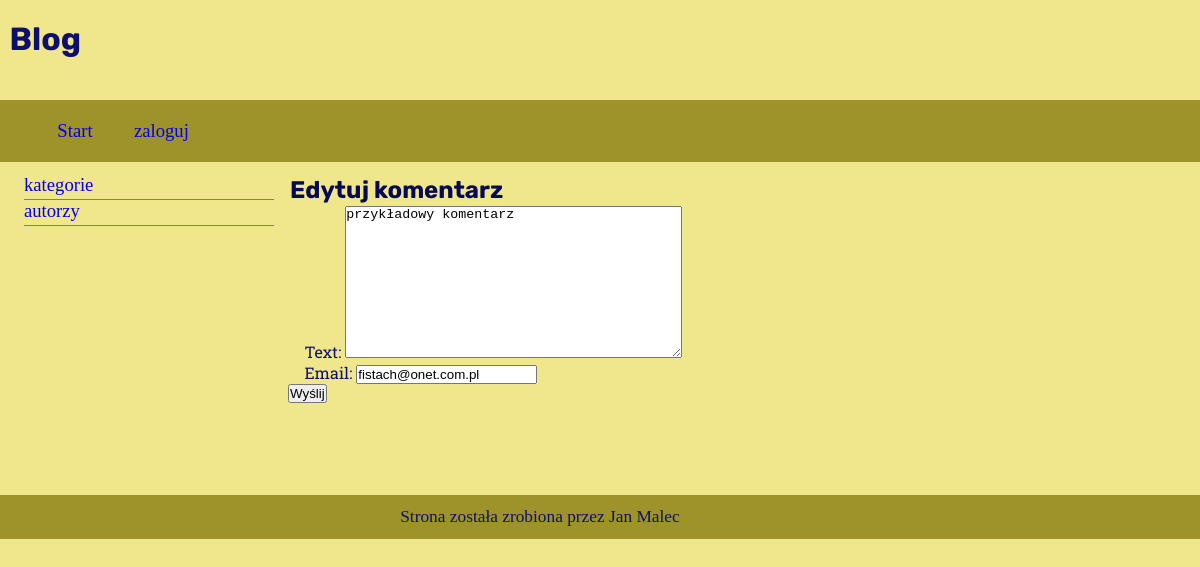
The page /comment/5/edit/ on the database as committed earlier.
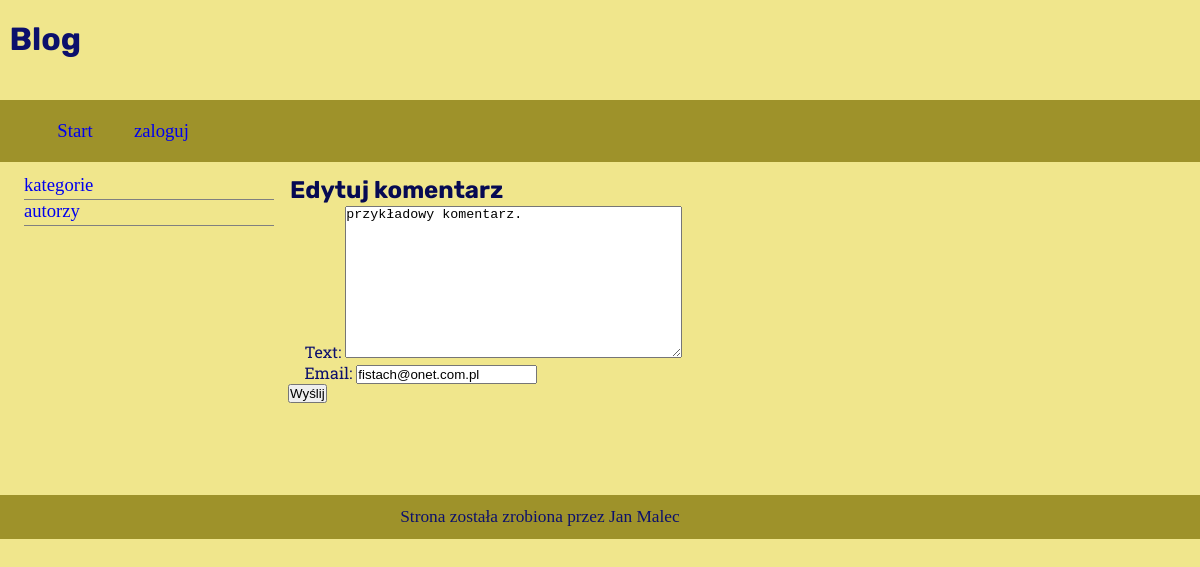
The same page on the database as committed later.
### blog/models.py (models this page shows, shortened)
class Comments(models.Model):
    post = models.ForeignKey('Post', on_delete=models.CASCADE, related_name='comments')
    author = models.ForeignKey('auth.User', on_delete=models.CASCADE)
    email = models.EmailField()
    text = models.TextField()
    created_date = models.DateTimeField(default=timezone.now)
    updated_date = models.DateTimeField(auto_now = True)
    active = models.BooleanField( default = True)

### blog/views.py (the view)
# urls.py: path('comment/<int:pk>/edit/', views.comment_edit, name='comment_edit'),
def comment_edit(request, pk):
    comment = get_object_or_404(Comments, pk=pk)
    if request.method == "POST":
        form = CommentForm(request.POST, instance=comment)
        if form.is_valid():
            comment = form.save(commit=False)
            comment.post = comment.post
            comment.author = request.user
            comment.published_date = timezone.now()
            comment.save()
            return redirect('post_detail', pk=comment.post.pk)
    else:
        form = CommentForm(instance=comment)
    return render(request, 'blog/comment_edit.html', {'form': form})

### blog/forms.py
class CommentForm(forms.ModelForm):
    class Meta:
        model = Comments
        fields = ('text', 'email',)

### blog/templates/blog/comment_edit.html
{% extends 'blog/base.html' %}
{% block content %}
    <h1>Edytuj komentarz</h1>
    <form method="POST" class="post-form">{% csrf_token %}
        {{ form.as_p }}
        <button type="submit" class="save btn btn-default">Wyślij</button>
    </form>
{% endblock %}

Rows that differ between the two databases and show on the page:
changed Comments "fistach@onet.com.pl": text "przykładowy komentarz" → "przykładowy komentarz."
